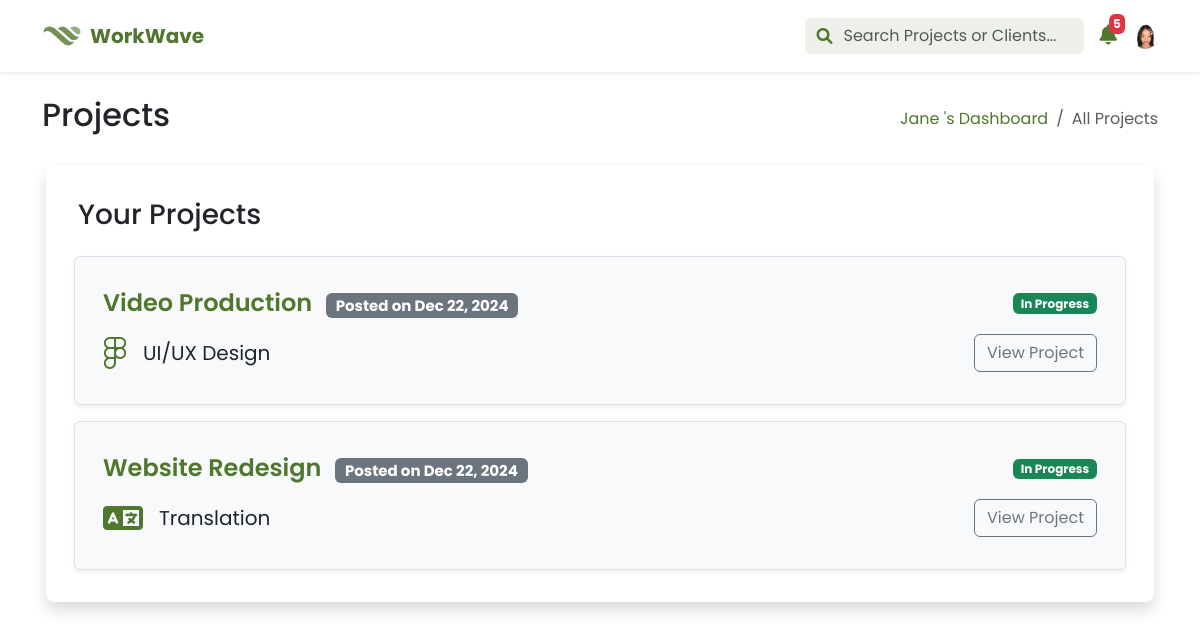
/pages/freelancer/projects.php (signed in), run on the app's committed database.
### tables this page shows
CREATE TABLE `freelancer_applications` (
  `id` int(11) NOT NULL,
  `project_id` int(11) DEFAULT NULL,
  `user_id` int(11) DEFAULT NULL,
  `application_details` text NOT NULL,
  `portfolio_url` varchar(255) DEFAULT NULL,
  `application_status_id` int(11) NOT NULL DEFAULT 1,
  `application_date` datetime NOT NULL DEFAULT current_timestamp(),
  `created_at` timestamp NULL DEFAULT current_timestamp(),
  `updated_at` timestamp NULL DEFAULT current_timestamp() ON UPDATE current_timestamp()
);

CREATE TABLE `client_projects` (
  `id` int(11) NOT NULL,
  `user_id` int(11) DEFAULT NULL,
  `project_title` varchar(255) NOT NULL,
  `project_category_id` int(11) NOT NULL,
  `project_description` text DEFAULT NULL,
  `project_objective` text DEFAULT NULL,
  `project_status_id` int(11) NOT NULL DEFAULT 1,
  `project_connect_cost` int(11) DEFAULT 10,
  `project_merit_worth` int(11) DEFAULT 10,
  `created_at` timestamp NOT NULL DEFAULT current_timestamp(),
  `updated_at` timestamp NOT NULL DEFAULT current_timestamp() ON UPDATE current_timestamp()
);

### dist/php/process/proc_profile.php (called while the page is built, shortened)
<?php
$user_id = $_SESSION['user_id'];
$stmt = $mysqli->prepare("SELECT * FROM v_user_profile WHERE id = ?");
$stmt->bind_param("i", $user_id);
$stmt->execute();
$result = $stmt->get_result();
$user = $result->fetch_assoc();

### pages/freelancer/projects.php (the view, shortened to what this page needs)
<?php
include ('../../misc/modals.php');
include ('../../dist/php/process/proc_profile.php');
include ('header.php');
$query = "SELECT * FROM v_applications
          JOIN v_applications_ids ON v_applications.id = v_applications_ids.id
          JOIN v_project_details ON v_applications_ids.project_id = v_project_details.id
          WHERE v_applications_ids.user_id = ? AND v_applications.status = 'accepted'
          ORDER BY v_project_details.created_at DESC;";
$stmt = $mysqli->prepare($query);
$stmt->bind_param("i", $_SESSION['user_id']);
$stmt->execute();
$projects = $stmt->get_result()->fetch_all(MYSQLI_ASSOC);
$category_icons = [
    'Writing' => 'fa-solid fa-pen-nib',
    'Translation' => 'fa-solid fa-language',
    'Graphic Design' => 'fa-solid fa-user-pen',
    'Video and Animation' => 'fa-solid fa-video',
    'UI/UX Design' => 'fa-brands fa-figma',
    'Web Development' => 'fa-solid fa-globe',
    'Mobile Development' => 'fa-solid fa-mobile',
    'Software Development' => 'fa-solid fa-file-code',
    'Digital Marketing' => 'fa-solid fa-store',
    'Sales Support' => 'fa-solid fa-phone',
    'Advertising' => 'fa-solid fa-megaphone',
    'Virtual Assistance' => 'fa-solid fa-headset',
    'Data Entry' => 'fa-solid fa-database',
    'Customer Support' => 'fa-solid fa-phone',
    'Financial Skills' => 'fa-solid fa-coins',
    'Business Consulting' => 'fa-solid fa-briefcase',
    'Human Resources' => 'fa-solid fa-users',
    'IT Support' => 'fa-solid fa-screwdriver-wrench',
    'Networking' => 'fa-solid fa-network-wired',
    'DevOps' => 'fa-solid fa-gears',
    'Engineering' => 'fa-solid fa-helmet-safety',
    'Architecture' => 'fa-brands fa-unity',
    'Manufacturing' => 'fa-solid fa-industry',
    'Coaching & Development' => 'fa-solid fa-notes-medical',
    'Health & Wellness' => 'fa-solid fa-shield-heart',
    'Contract & Documentation' => 'fa-solid fa-file-contract',
    'Compliance & Research' => 'fa-solid fa-book',
    'Data Processing' => 'fa-solid fa-chart-simple',
    'Advanced Analytics' => 'fa-solid fa-chart-line',
    'Game Development Support' => 'fa-solid fa-gamepad',
    'Monetization & Coaching' => 'fa-solid fa-chalkboard-user'
];
?>
<!DOCTYPE html>
<html lang="en">
<head>
    <link href="https://cdn.jsdelivr.net/npm/bootstrap@5.3.0/dist/css/bootstrap.min.css" rel="stylesheet">
    <link rel="stylesheet" href="https://cdnjs.cloudflare.com/ajax/libs/font-awesome/6.0.0-beta3/css/all.min.css">
    <link rel="stylesheet" href="../../dist/css/custom.css">
</head>
<body>
    <section class="container-fluid poppins">
        <div class="container">
            <div class="row mt-4 align-items-center">
                <div class="col-12 col-md-6">
                    <h2 class="text-start">Projects</h2>
                </div>
                <div class="col-12 col-md-6 d-flex justify-content-md-end mt-3 mt-md-0">
                    <nav aria-label="breadcrumb">
                        <ol class="breadcrumb mb-0">
                            <li class="breadcrumb-item"><a href="dashboard.php"><?php echo htmlspecialchars($user['first_name']); ?>'s Dashboard</a></li>
                            <li class="breadcrumb-item active" aria-current="page">All Projects</li>
                        </ol>
                    </nav>
                </div>
            </div>
            <div class="row mt-4">
                <div class="container px-3">
                    <div class="card mb-4 shadow border-0 rounded-3">
                        <div class="card-body">
                            <div class="row my-3 mx-1 border-0">
                                <h3>Your Projects</h3>
                            </div>
                            <div class="row px-4">
                                <?php if (!empty($projects)): ?>
                                    <?php foreach ($projects as $project): ?>
                                        <div class="col-12 d-flex justify-content-center align-items-center p-4 rounded shadow-sm border mb-3 bg-light">
                                            <div class="col-12">
                                                <div class="row align-items-center px-3 py-2 rounded-top">
                                                    <div class="col-md-6 d-flex align-items-center ps-0">
                                                        <h5 class="mb-0">
                                                            <a href="project_details.php?id=<?php echo htmlspecialchars($project['id']); ?>"
                                                            class="text-green-50 fs-4 text-decoration-none fw-semibold">
                                                            <?php echo htmlspecialchars($project['project_title']); ?>
                                                            </a>
                                                            <span class="badge bg-secondary text-white ms-2 small">
                                                                Posted on <?php echo date('M d, Y', strtotime($project['created_at'])); ?>
                                                            </span>
                                                        </h5>
                                                    </div>
                                                    <div class="col-md-6 d-flex justify-content-end pe-0">
                                                        <span class="badge bg-success">
                                                            <?php echo ucfirst(htmlspecialchars($project['project_status'])); ?>
                                                        </span>
                                                    </div>
                                                </div>
                                                <div class="row align-items-center px-3 py-2 rounded-bottom">
                                                    <div class="col-md-6 d-flex align-items-center ms-0 ps-0">
                                                        <?php
                                                            $category = htmlspecialchars($project['project_category']);
                                                            $icon = $category_icons[$category] ?? 'fa-solid fa-folder';
                                                        ?>
                                                        <i class="<?php echo $icon; ?> me-3 text-green-50 fa-2x"></i>
                                                        <span class="fs-5">
                                                            <?php echo $category; ?>
                                                        </span>
                                                    </div>
                                                    <div class="col-md-6 d-flex justify-content-end pe-0">
                                                        <a href="project_details.php?id=<?php echo htmlspecialchars($project['project_id']); ?>"
                                                        class="btn btn-outline-secondary me-0">
                                                            View Project
                                                        </a>
                                                    </div>
                                                </div>
                                            </div>
                                        </div>
                                    <?php endforeach; ?>
                                <?php endif; ?>
                            </div>
                        </div>
                    </div>
            </div>
        </div>
    </section>
</body>
</html>

### data on the page
freelancer_applications: project.project_title "Video Production", project.created_at "Dec 22, 2024", project_status "In Progress", category "UI/UX Design"
freelancer_applications: project.project_title "Website Redesign", project.created_at "Dec 22, 2024", project_status "In Progress", category "Translation"

### other printed values
$count "5"
$user['first_name'] "Jane"
